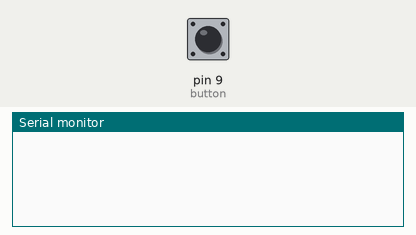
Bench run of a sketch on a simulated Arduino Uno, built with avr-gcc and run on an emulated ATmega328P. Shown: the last lines printed to the serial monitor. Inputs (shaded band) come from the test bench; at power-on: pin 9 (button) LOW.

Above: at 1.2 s.
1.3 s: pin 9 (button) pulled HIGH for 0.15 s
At 1.61 s:
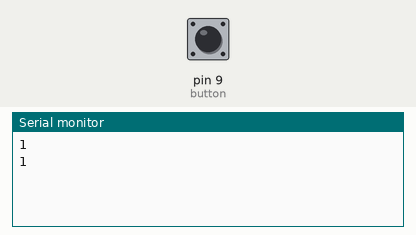
3.4 s: pin 9 (button) pulled HIGH for 1 s
At 4.51 s:
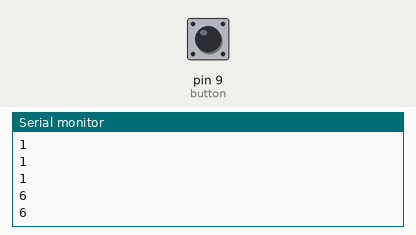
5.9 s: pin 9 (button) pulled HIGH for 0.15 s
At 6.21 s:
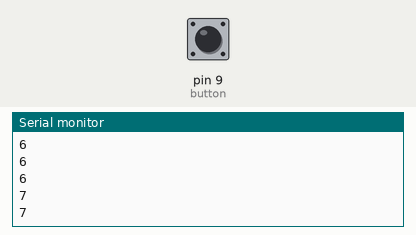
Timing chart, 0 to 8.9 s (numbered marks = the images above; inputs shaded):
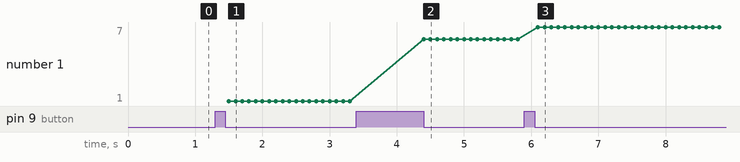

The sketch:

button_states.ino
```cpp
// constants won't change. They're used here to set pin numbers:
const int button = 9;     // the number of the pushbutton pin
int val_button ;
int counter = 0;

// variables will change:
        // variable for reading the pushbutton status

void setup() {
  pinMode(button, INPUT);
  Serial.begin(9600);
}

void loop() {
  val_button = digitalRead(button);
  if (val_button == HIGH){
    counter++;
    delay(200);
  }
  else if (counter == 1) {
    Serial.println("1");
    delay(100);

  }  else if (counter == 2) {
    Serial.println("2");
    delay(100);

  }  else if (counter == 3) {
    Serial.println("3");
    delay(100);

  }  else if (counter == 4) {
    Serial.println("4");
    delay(100);

  }else if (counter == 5) {
    Serial.println("5");
    delay(100);

  } else if (counter == 6) {
    Serial.println("6");
    delay(100);

  } else if (counter == 7) {
    Serial.println("7");
    delay(100);

  } else if (counter == 8) {
    Serial.println("8");
    delay(100);

  }  else if (counter == 9) {
    Serial.println("9");
    delay(100);

  }
else if (counter == 10) {
    Serial.println("10");
    delay(100);

  }
}
```

Measured:
- after the input at 1.3 s, the serial monitor: prints a new line after 0.20 s (image 1)
- after the input at 3.4 s, the serial monitor: prints a new line after 1.0 s (image 2)
- after the input at 5.9 s, the serial monitor: prints a new line after 0.20 s (image 3)
- plotted number 1: 1 → 6 after the input at 3.4 s, 6 → 7 after the input at 5.9 s
